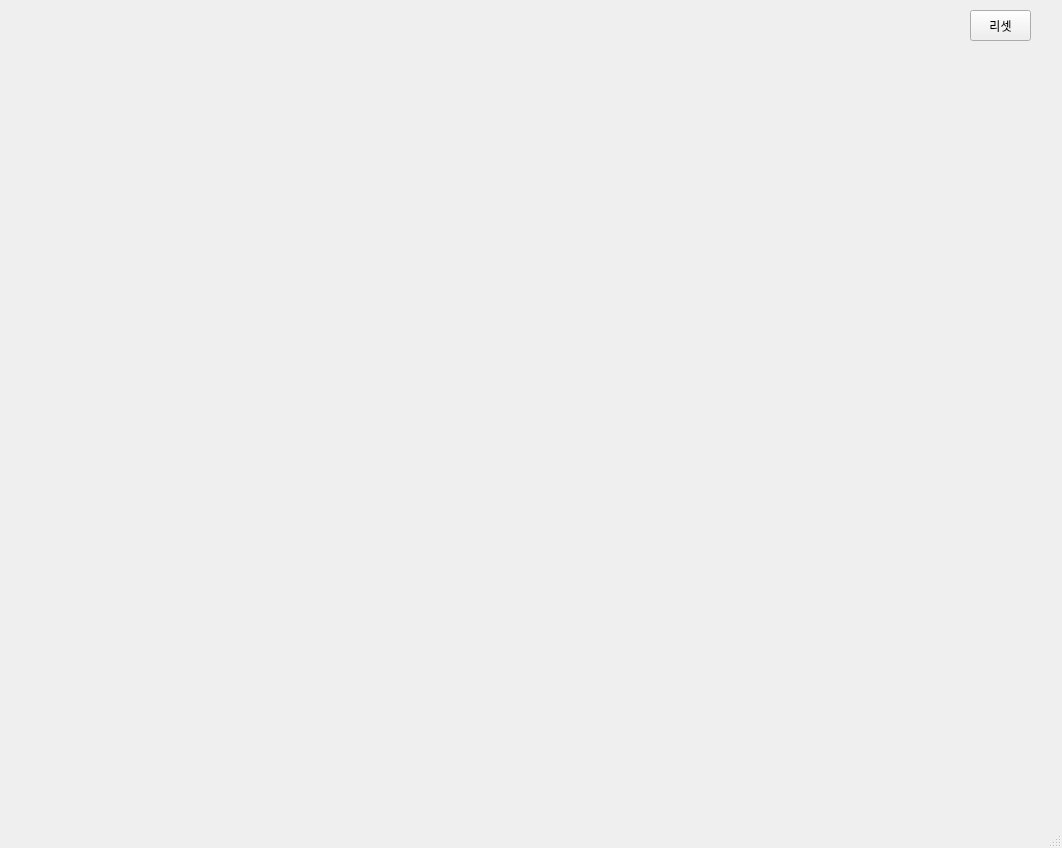
<?xml version="1.0" encoding="UTF-8"?>
<ui version="4.0">
 <class>MainWindow</class>
 <widget class="QMainWindow" name="MainWindow">
  <property name="geometry">
   <rect>
    <x>0</x>
    <y>0</y>
    <width>1062</width>
    <height>848</height>
   </rect>
  </property>
  <property name="windowTitle">
   <string>MainWindow</string>
  </property>
  <widget class="QWidget" name="centralwidget">
   <widget class="QPushButton" name="pb_reset">
    <property name="geometry">
     <rect>
      <x>970</x>
      <y>10</y>
      <width>61</width>
      <height>31</height>
     </rect>
    </property>
    <property name="toolTip">
     <string>0,1</string>
    </property>
    <property name="text">
     <string>리셋</string>
    </property>
    <property name="iconSize">
     <size>
      <width>40</width>
      <height>40</height>
     </size>
    </property>
   </widget>
  </widget>
  <widget class="QMenuBar" name="menubar">
   <property name="geometry">
    <rect>
     <x>0</x>
     <y>0</y>
     <width>1062</width>
     <height>21</height>
    </rect>
   </property>
  </widget>
  <widget class="QStatusBar" name="statusbar"/>
 </widget>
 <resources/>
 <connections/>
</ui>
